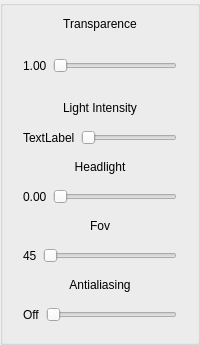
         <widget class="QGroupBox" name="panelTransp">
          <property name="sizePolicy">
           <sizepolicy hsizetype="Preferred" vsizetype="Preferred">
            <horstretch>0</horstretch>
            <verstretch>0</verstretch>
           </sizepolicy>
          </property>
          <layout class="QVBoxLayout" name="verticalLayout_11" stretch="0,0,0,0,0,0">
           <item>
            <widget class="QLabel" name="lblTrans">
             <property name="text">
              <string>Transparence</string>
             </property>
             <property name="alignment">
              <set>Qt::AlignmentFlag::AlignCenter</set>
             </property>
            </widget>
           </item>
           <item>
            <widget class="QWidget" name="panelSliderTrans" native="true">
             <layout class="QHBoxLayout" name="horizontalLayout_3">
              <item>
               <widget class="QLabel" name="lblAlphaVal">
                <property name="text">
                 <string>1.00</string>
                </property>
               </widget>
              </item>
              <item>
               <widget class="QSlider" name="alphaSlider">
                <property name="sizePolicy">
                 <sizepolicy hsizetype="Expanding" vsizetype="Preferred">
                  <horstretch>0</horstretch>
                  <verstretch>0</verstretch>
                 </sizepolicy>
                </property>
                <property name="minimumSize">
                 <size>
                  <width>0</width>
                  <height>40</height>
                 </size>
                </property>
                <property name="orientation">
                 <enum>Qt::Orientation::Horizontal</enum>
                </property>
               </widget>
              </item>
             </layout>
            </widget>
           </item>
           <item>
            <widget class="QLabel" name="lblLight">
             <property name="text">
              <string>Light Intensity</string>
             </property>
             <property name="alignment">
              <set>Qt::AlignmentFlag::AlignCenter</set>
             </property>
            </widget>
           </item>
           <item>
            <widget class="QWidget" name="widget_2" native="true">
             <layout class="QHBoxLayout" name="horizontalLayout_2">
              <item>
               <widget class="QLabel" name="lblValLight">
                <property name="text">
                 <string>TextLabel</string>
                </property>
               </widget>
              </item>
              <item>
               <widget class="QSlider" name="lightSlider">
                <property name="orientation">
                 <enum>Qt::Orientation::Horizontal</enum>
                </property>
               </widget>
              </item>
             </layout>
            </widget>
           </item>
           <item>
            <widget class="QLabel" name="lblFill">
             <property name="text">
              <string>Headlight</string>
             </property>
             <property name="alignment">
              <set>Qt::AlignmentFlag::AlignCenter</set>
             </property>
             <property name="toolTip">
              <string>Extra light coming from the viewer. Not active with parametric surfaces.</string>
             </property>
            </widget>
           </item>
           <item>
            <widget class="QWidget" name="widgetFill" native="true">
             <layout class="QHBoxLayout" name="horizontalLayoutFill">
              <item>
               <widget class="QLabel" name="lblValFill">
                <property name="text">
                 <string>0.00</string>
                </property>
               </widget>
              </item>
              <item>
               <widget class="QSlider" name="fillLightSlider">
                <property name="orientation">
                 <enum>Qt::Orientation::Horizontal</enum>
                </property>
                <property name="toolTip">
                 <string>Extra light coming from the viewer. Not active with parametric surfaces.</string>
                </property>
               </widget>
              </item>
             </layout>
            </widget>
           </item>
           <item>
            <widget class="QLabel" name="lblFov">
             <property name="text">
              <string>Fov</string>
             </property>
             <property name="alignment">
              <set>Qt::AlignmentFlag::AlignCenter</set>
             </property>
            </widget>
           </item>
           <item>
            <widget class="QWidget" name="widgetFov" native="true">
             <layout class="QHBoxLayout" name="horizontalLayoutFov">
              <item>
               <widget class="QLabel" name="lblValFov">
                <property name="text">
                 <string>45</string>
                </property>
               </widget>
              </item>
              <item>
               <widget class="QSlider" name="fovSliderMain">
                <property name="orientation">
                 <enum>Qt::Orientation::Horizontal</enum>
                </property>
               </widget>
              </item>
             </layout>
            </widget>
           </item>
           <item>
            <widget class="QLabel" name="lblAntialias">
             <property name="text">
              <string>Antialiasing</string>
             </property>
             <property name="alignment">
              <set>Qt::AlignmentFlag::AlignCenter</set>
             </property>
             <property name="toolTip">
              <string>Smooths the edges of surfaces and wireframe lines (MSAA). It costs memory and speed; the saved Image turns it off when it would not fit in the GPU.</string>
             </property>
            </widget>
           </item>
           <item>
            <widget class="QWidget" name="widgetAntialias" native="true">
             <layout class="QHBoxLayout" name="horizontalLayoutAntialias">
              <item>
               <widget class="QLabel" name="lblValAntialias">
                <property name="text">
                 <string>Off</string>
                </property>
               </widget>
              </item>
              <item>
               <widget class="QSlider" name="antialiasSlider">
                <property name="orientation">
                 <enum>Qt::Orientation::Horizontal</enum>
                </property>
                <property name="toolTip">
                 <string>Smooths the edges of surfaces and wireframe lines (MSAA). It costs memory and speed; the saved Image turns it off when it would not fit in the GPU.</string>
                </property>
               </widget>
              </item>
             </layout>
            </widget>
           </item>
          </layout>
         </widget>
